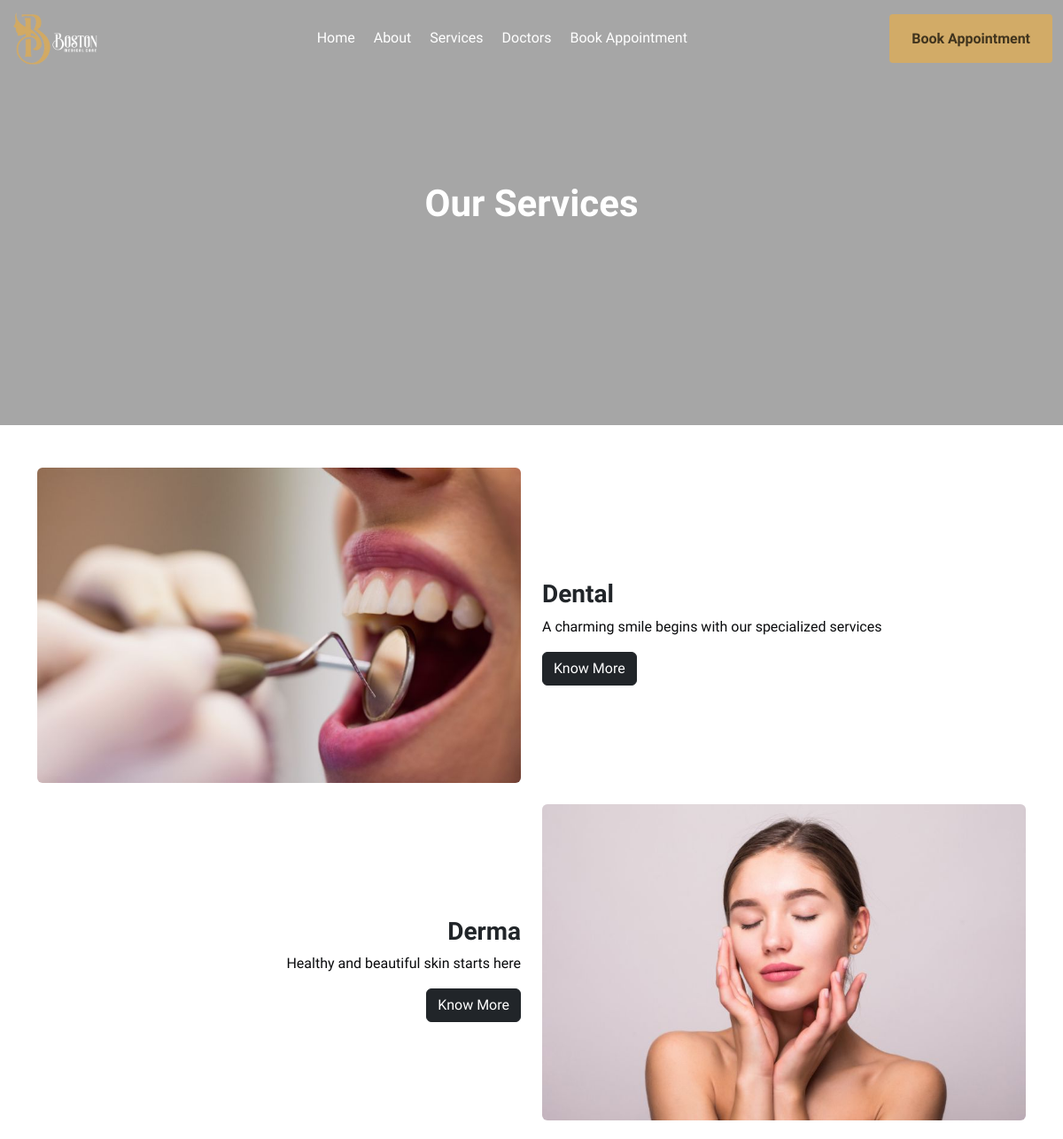
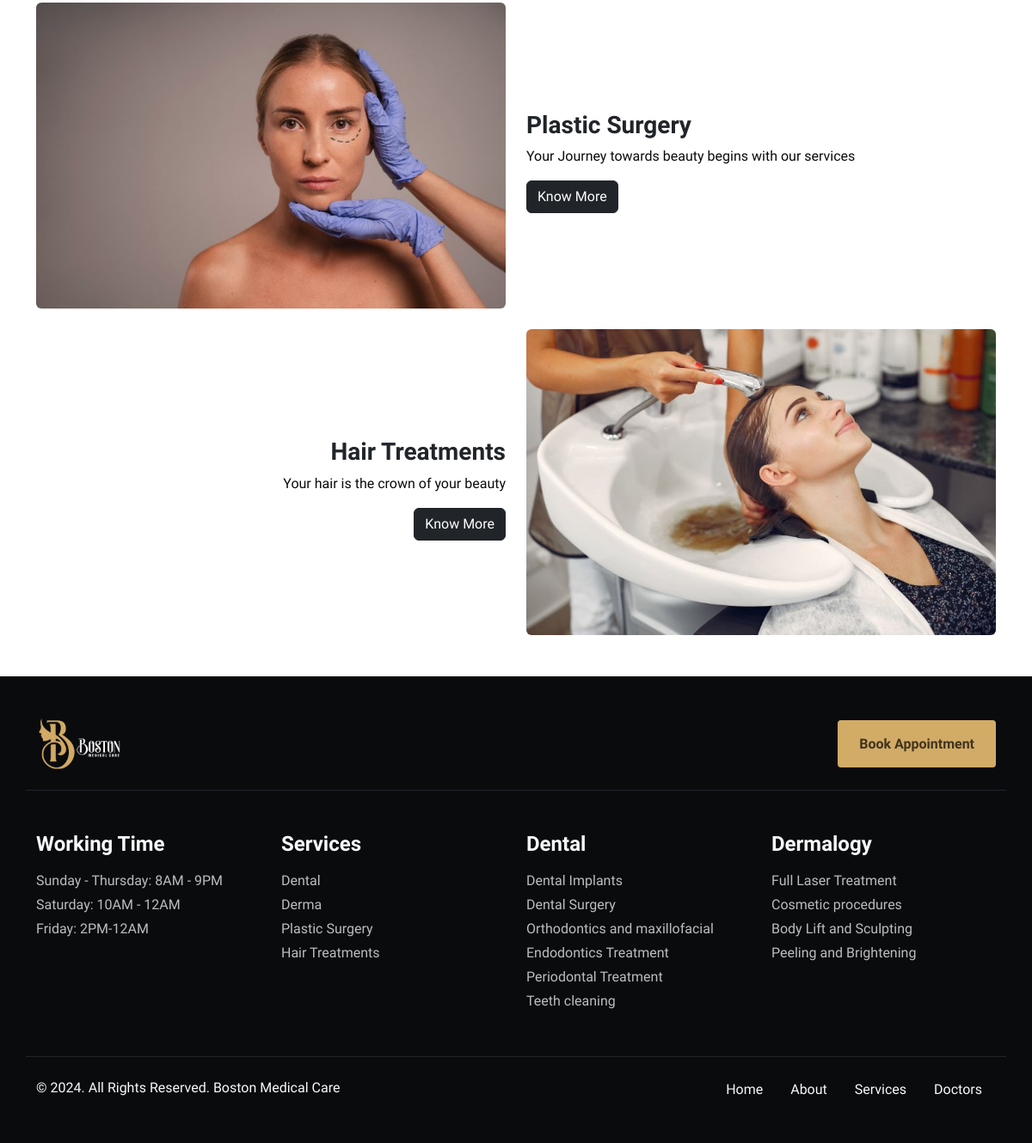
The app's page /index.php/service with its own data (2 pictures, top to bottom).
### tables this page shows
CREATE TABLE `main_services` (
  `id` int(11) NOT NULL,
  `service_name` varchar(255) NOT NULL,
  `description` text DEFAULT NULL,
  `image_path` varchar(255) DEFAULT NULL,
  `created_at` timestamp NOT NULL DEFAULT current_timestamp(),
  `updated_at` timestamp NOT NULL DEFAULT current_timestamp() ON UPDATE current_timestamp(),
  `service_name_ar` varchar(255) DEFAULT NULL,
  `description_ar` text DEFAULT NULL
);

### application/controllers/Service.php (called while the page is built, shortened)
<?php
class Service extends CI_Controller {
    public function __construct() {
        $this->load->helper('url');
        $this->load->model('main_services_model');
        $this->load->library('session');
    }
    public function index() {
        $data['main_services'] = $this->main_services_model->get_all_main_services();
        $this->load->view('pages/services', $data);
    }
}

### index.php (called while the page is built, shortened)
<?php
require_once BASEPATH.'core/CodeIgniter.php';

### application/models/Main_services_model.php (called while the page is built, shortened)
<?php
class Main_services_model extends CI_Model {
    public function get_all_main_services() {
        $query = $this->db->get('main_services');
        return $query->result_array();
    }
}

### application/views/pages/services.php (the view, shortened to what this page needs)
<!DOCTYPE html>
<html>
    <head>
        <link href="https://cdn.jsdelivr.net/npm/bootstrap@5.3.0-alpha1/dist/css/bootstrap.min.css" rel="stylesheet">
        <link rel="stylesheet" href="https://cdnjs.cloudflare.com/ajax/libs/font-awesome/6.5.0/css/all.min.css">
        <link rel="stylesheet" href="<?php echo base_url('assets/css/nav.css'); ?>">
        <link rel="stylesheet" href="<?php echo base_url('assets/css/general.css'); ?>">
        <link rel="stylesheet" href="<?php echo base_url('assets/css/services.css'); ?>">
    </head>
    <body>
        <?php $this->load->view('pages/partial/nav'); ?>
        <div class="main-banner text-center">
            <h1 class="branding-text">Our Services</h1>
        </div>
        <div class="container my-5">
            <?php foreach ($main_services as $index => $main_service): ?>
                <div class="row align-items-center mb-4">
                    <div class="col-md-6 <?php echo $index % 2 == 1 ? 'order-md-2' : ''; ?>">
                        <img src="<?= base_url($main_service['image_path']); ?>" alt="<?= $main_service['service_name']; ?>"
                            class="img-fluid rounded" />
                    </div>
                    <div class="col-md-6 <?php echo $index % 2 == 1 ? 'order-md-1 text-md-end' : ''; ?>">
                        <h3 class="mt-3"><?= $main_service['service_name']; ?></h3>
                        <p><?= $main_service['description']; ?></p>
                        <a href="<?= base_url('services/type/' . $main_service['id']); ?>" class="btn btn-dark">
                            Know More
                        </a>
                    </div>
                </div>
            <?php endforeach; ?>
        </div>
        <?php $this->load->view('pages/partial/footer'); ?>
    </body>
</html>

### application/views/pages/partial/nav.php (shortened to what this page needs)
<nav class="navbar navbar-expand-lg fixed-top">
    <div class="container-fluid">
        <a class="navbar-brand" href="#">
            <img src="<?php echo base_url('assets/images/logo.png'); ?>" alt="Logo">
        </a>
        <div class="collapse navbar-collapse" id="navbarNav">
            <ul class="navbar-nav mx-auto">
                <li class="nav-item">
                    <a class="nav-link" href="<?= base_url(); ?>">Home</a>
                </li>
                <li class="nav-item">
                    <a class="nav-link" href="<?= base_url('about'); ?>">About</a>
                </li>
                <li class="nav-item">
                    <a class="nav-link" href="<?= base_url('services'); ?>">Services</a>
                </li>
                <li class="nav-item">
                    <a class="nav-link" href="#">Doctors</a>
                </li>
                <li class="nav-item">
                    <a class="nav-link book-appointment-mobile-btn" href="#">Book Appointment</a>
                </li>
            </ul>
        </div>
        <div class="top-nav-button">
            <button class="ms-auto book-appointment-desktop-btn">Book Appointment</button>
        </div>
    </div>
</nav>

### application/views/pages/partial/footer.php
<footer class="py-4 py-md-5" style="background-color:#0a0b0d">
  <div>
    <div class="container border-bottom border-dark pb-4">
      <div class="row gy-3 align-items-sm-center">
        <div class="col-12 col-sm-6">
          <div class="footer-logo-wrapper text-start">
            <a href="#!">
              <img src="<?php echo base_url('assets/images/logo.png'); ?>" alt="Footer Logo" height="60">
            </a>
          </div>
        </div>
        <div class="col-12 col-sm-6">
          <div class="booking-appointment-footer-wrapper">
            <ul class="m-0 list-unstyled d-flex justify-content-sm-end gap-2">
              <li>
                <button class="book-appointment-desktop-btn">Book Appointment</button>
              </li>
            </ul>
          </div>
        </div>
      </div>
    </div>
  </div>
  <section class="py-4 py-md-5 py-xl-7 py-xxl-10">
    <div class="container">
      <div class="row gy-4 gy-md-0">
        <div class="col-6 col-md-3">
          <div class="link-wrapper">
            <h4 class="mb-3 fw-bold fs-7 text-light">Working Time</h4>
            <ul class="m-0 list-unstyled">
              <li class="mb-1">
                <p class="link-opacity-75 link-opacity-100-hover text-decoration-none fs-8 link-light mb-0">
                  Sunday - Thursday: 8AM - 9PM
                </p>
              </li>
              <li class="mb-1">
                <p class="link-opacity-75 link-opacity-100-hover text-decoration-none fs-8 link-light mb-0">
                  Saturday: 10AM - 12AM
                </p>
              </li>
              <li class="mb-1">
                <p class="link-opacity-75 link-opacity-100-hover text-decoration-none fs-8 link-light mb-0">
                  Friday: 2PM-12AM
                </p>
              </li>
            </ul>
          </div>
        </div>
        <div class="col-6 col-md-3">
          <div class="link-wrapper">
            <h4 class="mb-3 fw-bold fs-7 text-light">Services</h4>
            <ul class="m-0 list-unstyled">
              <?php foreach ($main_services as $main_service): ?>
                <li class="mb-1">
                  <a href="<?= base_url('services/type/' . $main_service['id']); ?>"
                    class="link-opacity-75 link-opacity-100-hover text-decoration-none fs-8 link-light mb-0">
                    <?= $main_service['service_name']; ?>
                  </a>
                </li>
              <?php endforeach; ?>
            </ul>
          </div>
        </div>
        <div class="col-6 col-md-3">
          <div class="link-wrapper">
            <h4 class="mb-3 fw-bold fs-7 text-light">Dental</h4>
            <ul class="m-0 list-unstyled">
              <li class="mb-1">
                <a href="#" class="link-opacity-75 link-opacity-100-hover text-decoration-none fs-8 link-light mb-0">
                  Dental Implants
                </a>
              </li>
              <li class="mb-1">
                <a href="#" class="link-opacity-75 link-opacity-100-hover text-decoration-none fs-8 link-light mb-0">
                  Dental Surgery
                </a>
              </li>
              <li class="mb-1">
                <a href="#" class="link-opacity-75 link-opacity-100-hover text-decoration-none fs-8 link-light mb-0">
                  Orthodontics and maxillofacial
                </a>
              </li>
              <li class="mb-1">
                <a href="#" class="link-opacity-75 link-opacity-100-hover text-decoration-none fs-8 link-light mb-0">
                  Endodontics Treatment
                </a>
              </li>
              <li class="mb-1">
                <a href="#" class="link-opacity-75 link-opacity-100-hover text-decoration-none fs-8 link-light mb-0">
                  Periodontal Treatment
                </a>
              </li>
              <li class="mb-1">
                <a href="#" class="link-opacity-75 link-opacity-100-hover text-decoration-none fs-8 link-light mb-0">
                  Teeth cleaning
                </a>
              </li>
            </ul>
          </div>
        </div>
        <div class="col-6 col-md-3">
          <div class="link-wrapper">
            <h4 class="mb-3 fw-bold fs-7 text-light">Dermalogy</h4>
            <ul class="m-0 list-unstyled">
              <li class="mb-1">
                <a href="#" class="link-opacity-75 link-opacity-100-hover text-decoration-none fs-8 link-light mb-0">
                  Full Laser Treatment
                </a>
              </li>
              <li class="mb-1">
                <a href="#" class="link-opacity-75 link-opacity-100-hover text-decoration-none fs-8 link-light mb-0">
                  Cosmetic procedures
                </a>
              </li>
              <li class="mb-1">
                <a href="#" class="link-opacity-75 link-opacity-100-hover text-decoration-none fs-8 link-light mb-0">
                  Body Lift and Sculpting
                </a>
              </li>
              <li class="mb-1">
                <a href="#" class="link-opacity-75 link-opacity-100-hover text-decoration-none fs-8 link-light mb-0">
                  Peeling and Brightening
                </a>
              </li>
            </ul>
          </div>
        </div>
      </div>
    </div>
  </section>
  <div>
    <div class="container border-top border-dark pt-4">
      <div class="row gy-3 align-items-lg-center">
        <div class="col-12 col-lg-6 order-1 order-lg-0">
          <div class="copyright-wrapper d-block mb-1 fs-7 text-light text-start">
            &copy; 2024. All Rights Reserved. Boston Medical Care
          </div>
        </div>
        <div class="col-12 col-lg-6">
          <div class="link-wrapper">
            <ul class="m-0 list-unstyled d-flex justify-content-centerX justify-content-lg-end gap-2 gap-md-3">
              <li>
                <a href="#!"
                  class="link-underline-opacity-0 link-opacity-75-hover link-offset-1 link-light fs-8 d-flex align-items-center pe-2 pe-md-3 bsb-sep bsb-sep-border">
                  Home
                </a>
              </li>
              <li>
                <a href="#!"
                  class="link-underline-opacity-0 link-opacity-75-hover link-offset-1 link-light fs-8 d-flex align-items-center pe-2 pe-md-3 bsb-sep bsb-sep-border">
                  About
                </a>
              </li>
              <li>
                <a href="#!"
                  class="link-underline-opacity-0 link-opacity-75-hover link-offset-1 link-light fs-8 d-flex align-items-center pe-2 pe-md-3 bsb-sep bsb-sep-border">
                  Services
                </a>
              </li>
              <li>
                <a href="#!"
                  class="link-underline-opacity-0 link-opacity-75-hover link-offset-1 link-light fs-8 d-flex align-items-center pe-2 pe-md-3 bsb-sep bsb-sep-border">
                  Doctors
                </a>
              </li>
            </ul>
          </div>
        </div>
      </div>
    </div>
  </div>
</footer>

### assets/css/nav.css (style rules this page uses)
.navbar { background-color: transparent; transition: background-color 0.3s ease; }
.navbar-nav .nav-link { color: white; }
.nav-item { margin-right: 5px; }
.navbar-brand img { height: 60px; }
.book-appointment-desktop-btn { background-color: #d2ab67; color: #40341e; border-radius: 4px; border: none; font-weight: 700; font-size: 16px; line-height: 25px; margin-left: 16px; min-width: 100px; padding: 15px 25px; text-decoration: none; }
@media (min-width: 992px) { .top-nav-button { display: inline-block; } }

### assets/css/general.css (style rules this page uses)
body { font-family: "Gabarito", sans-serif; height: 200vh; }
h1, h2, h3 { font-family: "Gabarito", sans-serif; font-weight: 700; }
p { font-family: "Gabarito", sans-serif; font-weight: 400; color: #0a0b0d; }

### assets/css/services.css (style rules this page uses)
.main-banner { background-color: #a6a6a6; display: flex; flex-direction: column; justify-content: center; align-items: center; height: 60vh; }
.branding-text { font-size: 42px; font-weight: bold; margin-bottom: 20px; color: #ffffff; }

### records on screen
main_services: image_path (picture), service_name "Dental", description "A charming smile begins with our specialized services"
main_services: image_path (picture), service_name "Derma", description "Healthy and beautiful skin starts here"
main_services: image_path (picture), service_name "Plastic Surgery", description "Your Journey towards beauty begins with our services"
main_services: shows a picture, service_name "Hair Treatments", description "Your hair is the crown of your beauty"
